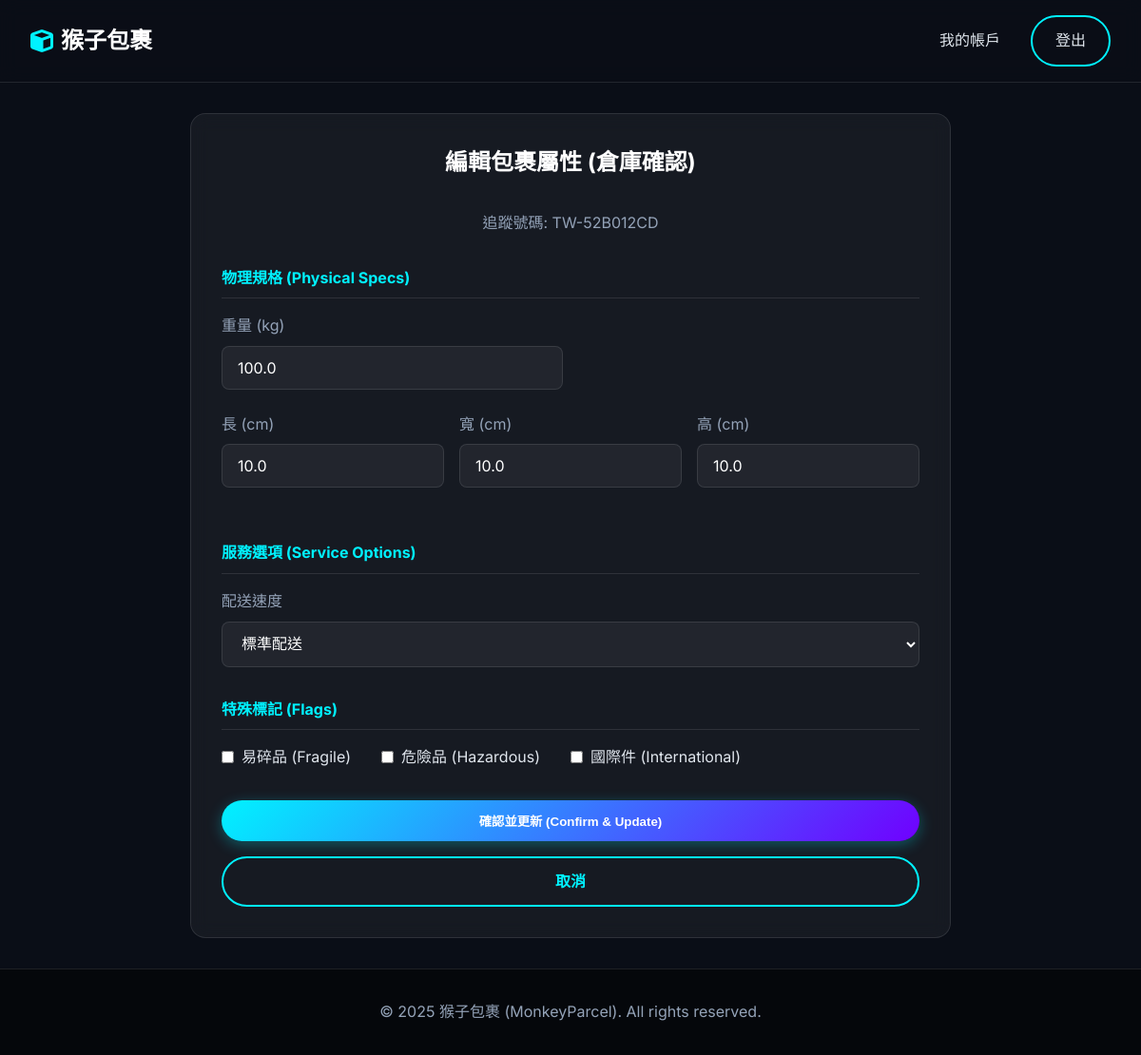
The page /edit_package/TW-52B012CD (signed in) on the database its author committed.
### app/models.py (models this page shows, shortened)
class Package(Base):
    __tablename__ = 'packages'
    id: Mapped[int] = mapped_column(primary_key=True)
    tracking_number: Mapped[str] = mapped_column(String(20), unique=True, nullable=False) # 物流單號
    sender_id: Mapped[int] = mapped_column(ForeignKey('customers.id'), nullable=False)
    recipient_name: Mapped[str] = mapped_column(String(100), nullable=False)
    recipient_address: Mapped[str] = mapped_column(String(200), nullable=False)
    recipient_phone: Mapped[str] = mapped_column(String(20), nullable=False)
    weight: Mapped[float] = mapped_column(Float, nullable=False) # 重量 (kg)
    width: Mapped[float] = mapped_column(Float, nullable=False)  # 寬 (cm)
    height: Mapped[float] = mapped_column(Float, nullable=False) # 高 (cm)
    length: Mapped[float] = mapped_column(Float, nullable=False) # 長 (cm)
    declared_value: Mapped[float] = mapped_column(Float, default=0.0) # 報值金額 (保險用)
    content_description: Mapped[str] = mapped_column(String(255), nullable=True) # 內容物描述
    package_type: Mapped[PackageType] = mapped_column(Enum(PackageType), default=PackageType.SMALL_BOX)
    delivery_speed: Mapped[DeliverySpeed] = mapped_column(Enum(DeliverySpeed), default=DeliverySpeed.STANDARD)
    status: Mapped[PackageStatus] = mapped_column(Enum(PackageStatus), default=PackageStatus.CREATED)
    is_hazardous: Mapped[bool] = mapped_column(Boolean, default=False)   # 易燃物/危險品
    is_fragile: Mapped[bool] = mapped_column(Boolean, default=False)     # 易碎品
    is_international: Mapped[bool] = mapped_column(Boolean, default=False) # 國際件
    created_at: Mapped[datetime] = mapped_column(DateTime, default=datetime.now) # 寄件時間
    estimated_delivery: Mapped[datetime] = mapped_column(DateTime, nullable=True) # 預計抵達時間
    shipping_cost: Mapped[float] = mapped_column(Float, default=0.0) # 運費金額
    sender: Mapped["Customer"] = relationship("Customer", back_populates="packages", foreign_keys=[sender_id])
    tracking_events: Mapped[List["TrackingEvent"]] = relationship("TrackingEvent", back_populates="package", cascade="all, delete-orphan")
    assigned_driver_id: Mapped[Optional[int]] = mapped_column(ForeignKey('users.id'), nullable=True)
    assigned_driver: Mapped[Optional["User"]] = relationship("User", foreign_keys=[assigned_driver_id])

### app/routes.py (the view, shortened to what this page needs)
@main.route('/edit_package/<tracking_number>', methods=['GET', 'POST'])
@login_required
def edit_package(tracking_number):
    if session.get('user_role') == 'customer':
        return "Unauthorized", 403
    package = services.get_package_by_tracking(tracking_number)
    if not package:
        flash('找不到包裹', 'error')
        return redirect(url_for('main.dashboard'))
    return render_template('edit_package.html', package=package)

### app/routes.py (called while the page is built)
def login_required(f):
    @wraps(f)
    def decorated_function(*args, **kwargs):
        if 'user_id' not in session:
            return redirect(url_for('main.login'))
        return f(*args, **kwargs)
    return decorated_function

### app/services.py (called while the page is built)
def get_package_by_tracking(tracking_number):
    return db.session.execute(
        db.select(models.Package).filter_by(tracking_number=tracking_number)
    ).scalar_one_or_none()

### app/templates/edit_package.html (shortened to what this page needs)
{% extends "base.html" %}
{% block content %}
<div class="container">
    <div class="card" style="max-width: 800px; margin: 0 auto;">
        <h2 style="margin-bottom: 2rem; text-align: center;">編輯包裹屬性 (倉庫確認)</h2>
        <p style="text-align: center; color: var(--text-muted);">追蹤號碼: {{ package.tracking_number }}</p>
        <form method="POST">
            <h4
                style="color: var(--primary-color); margin: 2rem 0 1rem 0; border-bottom: 1px solid var(--border-color); padding-bottom: 0.5rem;">
                物理規格 (Physical Specs)</h4>
            <div style="display: grid; grid-template-columns: 1fr 1fr; gap: 1rem;">
                <div class="form-group">
                    <label class="form-label">重量 (kg)</label>
                    <input type="number" step="0.1" min="0" name="weight" class="form-control"
                        value="{{ package.weight }}" required>
                </div>
            </div>
            <div style="display: grid; grid-template-columns: repeat(3, 1fr); gap: 1rem;">
                <div class="form-group">
                    <label class="form-label">長 (cm)</label>
                    <input type="number" step="1" min="0" name="length" class="form-control"
                        value="{{ package.length }}" required>
                </div>
                <div class="form-group">
                    <label class="form-label">寬 (cm)</label>
                    <input type="number" step="1" min="0" name="width" class="form-control" value="{{ package.width }}"
                        required>
                </div>
                <div class="form-group">
                    <label class="form-label">高 (cm)</label>
                    <input type="number" step="1" min="0" name="height" class="form-control"
                        value="{{ package.height }}" required>
                </div>
            </div>
            <h4
                style="color: var(--primary-color); margin: 2rem 0 1rem 0; border-bottom: 1px solid var(--border-color); padding-bottom: 0.5rem;">
                服務選項 (Service Options)</h4>
            <div class="form-group">
                <label class="form-label">配送速度</label>
                <select name="delivery_speed" class="form-control">
                    {% set speed_names = {'STANDARD': '標準配送', 'OVERNIGHT': '隔夜快遞', 'TWO_DAY': '兩日配送', 'ECONOMY': '經濟配送'}
                    %}
                    {% for speed in ['STANDARD', 'OVERNIGHT', 'TWO_DAY', 'ECONOMY'] %}
                    <option value="{{ speed }}" {% if package.delivery_speed.name==speed %}selected{% endif %}>{{
                        speed_names[speed] }}</option>
                    {% endfor %}
                </select>
            </div>
            <h4
                style="color: var(--primary-color); margin: 2rem 0 1rem 0; border-bottom: 1px solid var(--border-color); padding-bottom: 0.5rem;">
                特殊標記 (Flags)</h4>
            <div style="display: flex; gap: 2rem; margin-top: 1rem;">
                <label style="display: flex; align-items: center; gap: 0.5rem; cursor: pointer;">
                    <input type="checkbox" name="is_fragile" value="1" {% if package.is_fragile %}checked{% endif %}>
                    <span>易碎品 (Fragile)</span>
                </label>
                <label style="display: flex; align-items: center; gap: 0.5rem; cursor: pointer;">
                    <input type="checkbox" name="is_hazardous" value="1" >
                    <span>危險品 (Hazardous)</span>
                </label>
                <label style="display: flex; align-items: center; gap: 0.5rem; cursor: pointer;">
                    <input type="checkbox" name="is_international" value="1" >
                    <span>國際件 (International)</span>
                </label>
            </div>
            <button type="submit" class="btn btn-primary" style="width: 100%; margin-top: 2rem;">確認並更新 (Confirm &
                Update)</button>
            <a href="{{ url_for('main.tracking_result', tracking_number=package.tracking_number) }}"
                class="btn btn-outline" style="width: 100%; margin-top: 1rem; text-align: center;">取消</a>
        </form>
    </div>
</div>
{% endblock %}

### app/static/css/style.css (style rules this page uses)
:root { --primary-color: #00f2ff; --primary-dark: #00c8d4; --secondary-color: #7000ff; --bg-color: #0a0e17; --card-bg: rgba(255, 255, 255, 0.05); --text-color: #e0e6ed; --text-muted: #94a3b8; --border-color: rgba(255, 255, 255, 0.1); --success-color: #00ff9d; --error-color: #ff4d4d; --gradient-main: linear-gradient(135deg, #00f2ff 0%, #7000ff 100%); }
* { box-sizing: border-box; margin: 0; padding: 0; }
body { font-family: 'Inter', 'Noto Sans TC', sans-serif; background-color: var(--bg-color); color: var(--text-color); line-height: 1.6; min-height: 100vh; display: flex; flex-direction: column; }
h1, h2, h3, h4, h5, h6 { font-weight: 700; margin-bottom: 1rem; color: #fff; }
a { text-decoration: none; color: var(--primary-color); transition: all 0.3s ease; }
.container { max-width: 1200px; margin: 0 auto; padding: 0 2rem; }
.btn { display: inline-block; padding: 0.75rem 1.5rem; border-radius: 50px; font-weight: 600; cursor: pointer; border: none; transition: all 0.3s ease; }
.btn-primary { background: var(--gradient-main); color: #fff; box-shadow: 0 4px 15px rgba(0, 242, 255, 0.3); }
.btn-outline { background: transparent; border: 2px solid var(--primary-color); color: var(--primary-color); }
.card { background: var(--card-bg); border: 1px solid var(--border-color); border-radius: 16px; padding: 2rem; backdrop-filter: blur(10px); margin-bottom: 1.5rem; }
.form-group { margin-bottom: 1.5rem; }
.form-label { display: block; margin-bottom: 0.5rem; color: var(--text-muted); }
.form-control { width: 100%; padding: 0.75rem 1rem; background: rgba(255, 255, 255, 0.05); border: 1px solid var(--border-color); border-radius: 8px; color: #fff; font-family: inherit; font-size: 1rem; box-sizing: border-box; }
.form-control option { background-color: #1a1f2b; color: #ffffff; }
.card, .hero, .timeline-item { animation: fadeIn 0.5s ease-out forwards; }

### rows shown on the page
Package: tracking_number "TW-52B012CD", weight "100.0", length "10.0", width "10.0", height "10.0", delivery_speed "標準配送"
